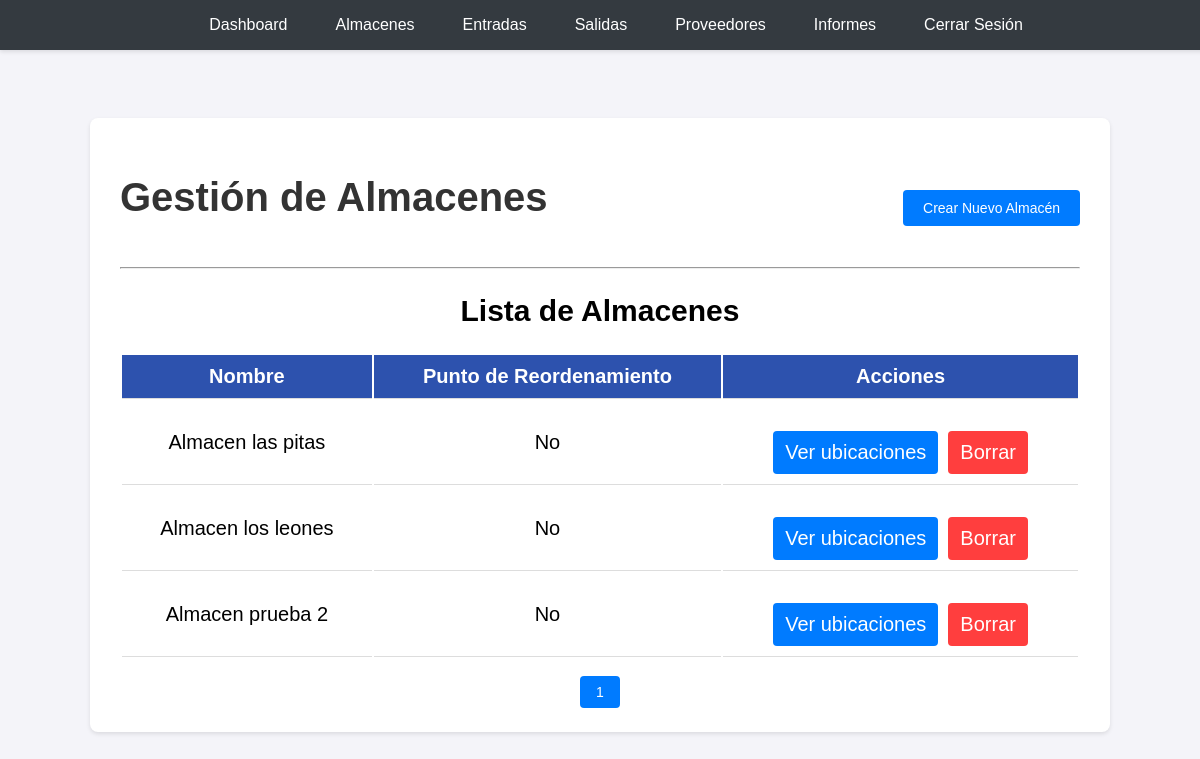
Page /views/almacenes.view.php (signed in) on the committed database.
### tables this page shows
CREATE TABLE `almacenes` (
  `id` int(11) NOT NULL,
  `nombre` varchar(255) NOT NULL,
  `punto_reorden` tinyint(1) DEFAULT 0,
  `created_at` timestamp NOT NULL DEFAULT current_timestamp()
);

### views/almacenes.view.php (the view, shortened to what this page needs)
<?php
$is_admin = ($_SESSION['role'] === 'admin');
require_once '../config.php';
$query = "SELECT id, nombre, punto_reorden FROM almacenes";
$stmt = $conn->prepare($query);
$stmt->execute();
$result = $stmt->fetchAll(PDO::FETCH_ASSOC);
$filas_por_pagina = 5;
$paginacion = isset($_GET['pagina']) ? (int) $_GET['pagina'] : 1;
$inicio = ($paginacion - 1) * $filas_por_pagina;
$total_query = "SELECT COUNT(*) as total FROM almacenes";
$total_stmt = $conn->prepare($total_query);
$total_stmt->execute();
$total_result = $total_stmt->fetch(PDO::FETCH_ASSOC);
$total_filas = $total_result['total'];
$total_paginas = ceil($total_filas / $filas_por_pagina);
$query = "SELECT id, nombre, punto_reorden FROM almacenes LIMIT :inicio, :filas_por_pagina";
$stmt = $conn->prepare($query);
$stmt->bindValue(':inicio', $inicio, PDO::PARAM_INT);
$stmt->bindValue(':filas_por_pagina', $filas_por_pagina, PDO::PARAM_INT);
$stmt->execute();
$almacenes = $stmt->fetchAll(PDO::FETCH_ASSOC);
?>
<!DOCTYPE html>
<html lang="es">
<head>
    <link rel="stylesheet" href="../css/style.css">
    <link rel="stylesheet" href="../css/gestion_almacen.css">
</head>
<body>
    <?php include '../partials/navbar.php'; ?>
    <div class="container-almacenes">
        <div class="header-container">
            <h1>Gestión de Almacenes</h1>
            <?php if ($is_admin): ?>
                <form action="crear_almacen.view.php" method="get" style="display:inline;">
                    <button type="submit" class="button create-button">Crear Nuevo Almacén</button>
                </form>
            <?php endif; ?>
        </div>
        <hr>
        <h2>Lista de Almacenes</h2>
        <table class="crud-table">
            <thead>
                <tr>
                    <th>Nombre</th>
                    <th>Punto de Reordenamiento</th>
                    <th>Acciones</th>
                </tr>
            </thead>
            <tbody>
                <?php if (!empty($almacenes)): ?>
                    <?php foreach ($almacenes as $almacen): ?>
                        <tr>
                            <td><?= htmlspecialchars($almacen['nombre']); ?></td>
                            <td><?= $almacen['punto_reorden'] ? 'Sí' : 'No'; ?></td>
                            <td>
                                <form action="ver_ubicaciones.view.php" method="get" style="display:inline;">
                                    <button type="submit" class="button">Ver ubicaciones</button>
                                </form>
                                <?php if ($is_admin): ?>
                                    <form id="deleteForm-<?= $almacen['id']; ?>" action="../controllers/eliminar_almacen.php" method="POST" style="display:inline;">
                                        <button type="button" class="button delete-button" onclick="confirmDelete(<?= $almacen['id']; ?>)">Borrar</button>
                                    </form>
                                <?php endif; ?>
                            </td>
                        </tr>
                    <?php endforeach; ?>
                <?php else: ?>
                    <tr>
                        <td colspan="3">No hay almacenes registrados.</td>
                    </tr>
                <?php endif; ?>
            </tbody>
        </table>
        <div class="pagination">
            <?php for ($i = 1; $i <= $total_paginas; $i++): ?>
                <a href="?pagina=<?= $i ?>" class="button <?= $i === $paginacion ? 'active' : '' ?>"><?= $i ?></a>
            <?php endfor; ?>
        </div>
    </div>
</body>
</html>

### css/style.css (style rules this page uses)
body { font-family: Arial, sans-serif; background-color: #f4f4f9; margin: 0; padding: 0; display: flex; justify-content: center; align-items: center; height: 100vh; }
h1 { color: #333; }
form { margin-top: 20px; }
button { padding: 10px 20px; background-color: #007BFF; color: #fff; border: none; border-radius: 4px; cursor: pointer; }
a { color: #007BFF; text-decoration: none; }

### css/gestion_almacen.css (style rules this page uses)
.container-almacenes { width: 80%; margin: 20px auto; padding: 30px; background-color: #fff; box-shadow: 0 2px 4px rgba(0, 0, 0, 0.1); border-radius: 8px; overflow: hidden; transition: transform 0.3s ease, box-shadow 0.3s ease; text-align: center; font-size: 20px; margin-top: 70px; }
.header-container { display: flex; justify-content: space-between; align-items: center; margin-bottom: 20px; }
.crud-table { width: 100%; margin-top: 20px; text-align: center; }
.container-almacenes th, .container-almacenes td { padding: 10px; text-align: center; border-bottom: 1px solid #ddd; }
.container-almacenes th { background-color: #2d52ae; color: white; }
.header-container .create-button { padding: 10px 20px; font-size: 14px; background-color: #007BFF; color: white; border: none; border-radius: 4px; cursor: pointer; }
.container-almacenes td:last-child { display: flex; gap: 10px; justify-content: center; }
.button { padding: 10px 12px; background-color: #007BFF; color: white; border: none; border-radius: 4px; cursor: pointer; font-size: 20px; }
.delete-button { background-color: rgb(255, 62, 62);; }
.pagination { text-align: center; margin-top: 20px; }
.pagination .button { padding: 8px 16px; margin: 0 5px; background-color: #007BFF; color: white; border: none; border-radius: 4px; cursor: pointer; font-size: 14px; }
.pagination a { text-decoration: none; }

### rows in the picture
almacenes: nombre "Almacen las pitas", punto_reorden "No"
almacenes: nombre "Almacen los leones", punto_reorden "No"
almacenes: nombre "Almacen prueba 2", punto_reorden "No"
